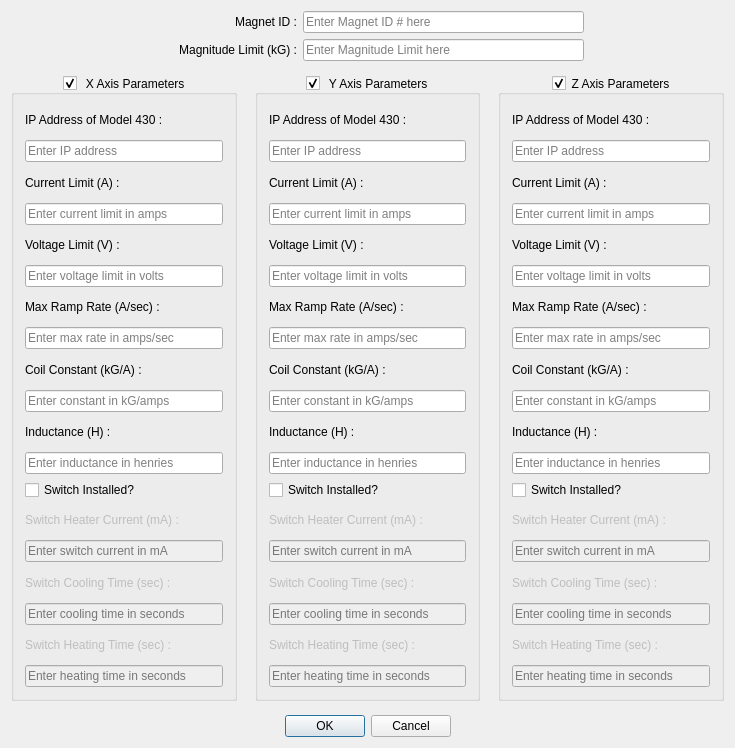
<?xml version="1.0" encoding="UTF-8"?>
<ui version="4.0">
 <class>MagnetParams</class>
 <widget class="QDialog" name="MagnetParams">
  <property name="geometry">
   <rect>
    <x>0</x>
    <y>0</y>
    <width>735</width>
    <height>748</height>
   </rect>
  </property>
  <property name="font">
   <font>
    <family>Segoe UI</family>
    <pointsize>9</pointsize>
   </font>
  </property>
  <property name="windowTitle">
   <string>Magnet Parameters and Limits</string>
  </property>
  <property name="modal">
   <bool>true</bool>
  </property>
  <layout class="QGridLayout" name="magnetParamsLayout">
   <property name="horizontalSpacing">
    <number>18</number>
   </property>
   <property name="verticalSpacing">
    <number>14</number>
   </property>
   <item row="2" column="1">
    <widget class="QDialogButtonBox" name="dialogButtonBox">
     <property name="orientation">
      <enum>Qt::Horizontal</enum>
     </property>
     <property name="standardButtons">
      <set>QDialogButtonBox::Cancel|QDialogButtonBox::Ok</set>
     </property>
     <property name="centerButtons">
      <bool>true</bool>
     </property>
    </widget>
   </item>
   <item row="0" column="0" colspan="3">
    <layout class="QGridLayout" name="gridLayout" columnstretch="1,1,2,1">
     <item row="0" column="0">
      <spacer name="horizontalSpacer_2">
       <property name="orientation">
        <enum>Qt::Horizontal</enum>
       </property>
       <property name="sizeHint" stdset="0">
        <size>
         <width>40</width>
         <height>20</height>
        </size>
       </property>
      </spacer>
     </item>
     <item row="0" column="1">
      <widget class="QLabel" name="magnetIDLabel">
       <property name="font">
        <font>
         <pointsize>9</pointsize>
        </font>
       </property>
       <property name="text">
        <string>Magnet ID :</string>
       </property>
       <property name="alignment">
        <set>Qt::AlignRight|Qt::AlignTrailing|Qt::AlignVCenter</set>
       </property>
      </widget>
     </item>
     <item row="0" column="2">
      <widget class="QLineEdit" name="magnetIDEdit">
       <property name="font">
        <font>
         <pointsize>9</pointsize>
        </font>
       </property>
       <property name="placeholderText">
        <string>Enter Magnet ID # here</string>
       </property>
      </widget>
     </item>
     <item row="0" column="3">
      <spacer name="horizontalSpacer">
       <property name="orientation">
        <enum>Qt::Horizontal</enum>
       </property>
       <property name="sizeHint" stdset="0">
        <size>
         <width>148</width>
         <height>20</height>
        </size>
       </property>
      </spacer>
     </item>
     <item row="1" column="0" colspan="2">
      <widget class="QLabel" name="magnitudeLimitLabel">
       <property name="font">
        <font>
         <pointsize>9</pointsize>
        </font>
       </property>
       <property name="text">
        <string>Magnitude Limit (kG) :</string>
       </property>
       <property name="alignment">
        <set>Qt::AlignRight|Qt::AlignTrailing|Qt::AlignVCenter</set>
       </property>
      </widget>
     </item>
     <item row="1" column="2">
      <widget class="QLineEdit" name="magnitudeLimitEdit">
       <property name="font">
        <font>
         <pointsize>9</pointsize>
        </font>
       </property>
       <property name="placeholderText">
        <string>Enter Magnitude Limit here</string>
       </property>
      </widget>
     </item>
    </layout>
   </item>
   <item row="1" column="0">
    <widget class="QGroupBox" name="xAxisGroupBox">
     <property name="font">
      <font>
       <pointsize>9</pointsize>
      </font>
     </property>
     <property name="title">
      <string> X Axis Parameters</string>
     </property>
     <property name="alignment">
      <set>Qt::AlignCenter</set>
     </property>
     <property name="checkable">
      <bool>true</bool>
     </property>
     <layout class="QVBoxLayout" name="xAxisParamsLayout">
      <item>
       <widget class="QLabel" name="xAxisIPLabel">
        <property name="font">
         <font>
          <pointsize>9</pointsize>
         </font>
        </property>
        <property name="text">
         <string>IP Address of Model 430 :</string>
        </property>
        <property name="wordWrap">
         <bool>false</bool>
        </property>
       </widget>
      </item>
      <item>
       <widget class="QLineEdit" name="xAxisIPValue">
        <property name="font">
         <font>
          <pointsize>9</pointsize>
         </font>
        </property>
        <property name="placeholderText">
         <string>Enter IP address</string>
        </property>
       </widget>
      </item>
      <item>
       <widget class="QLabel" name="xAxisCurrentLimitLabel">
        <property name="font">
         <font>
          <pointsize>9</pointsize>
         </font>
        </property>
        <property name="text">
         <string>Current Limit (A) :</string>
        </property>
        <property name="wordWrap">
         <bool>false</bool>
        </property>
       </widget>
      </item>
      <item>
       <widget class="QLineEdit" name="xAxisCurrentLimitValue">
        <property name="font">
         <font>
          <pointsize>9</pointsize>
         </font>
        </property>
        <property name="placeholderText">
         <string>Enter current limit in amps</string>
        </property>
       </widget>
      </item>
      <item>
       <widget class="QLabel" name="xAxisVoltageLimitLabel">
        <property name="font">
         <font>
          <pointsize>9</pointsize>
         </font>
        </property>
        <property name="text">
         <string>Voltage Limit (V) :</string>
        </property>
        <property name="wordWrap">
         <bool>false</bool>
        </property>
       </widget>
      </item>
      <item>
       <widget class="QLineEdit" name="xAxisVoltageLimitValue">
        <property name="font">
         <font>
          <pointsize>9</pointsize>
         </font>
        </property>
        <property name="placeholderText">
         <string>Enter voltage limit in volts</string>
        </property>
       </widget>
      </item>
      <item>
       <widget class="QLabel" name="xAxisMaxRampRateLabel">
        <property name="font">
         <font>
          <pointsize>9</pointsize>
         </font>
        </property>
        <property name="text">
         <string>Max Ramp Rate (A/sec) :</string>
        </property>
        <property name="wordWrap">
         <bool>false</bool>
        </property>
       </widget>
      </item>
      <item>
       <widget class="QLineEdit" name="xAxisMaxRampRateValue">
        <property name="font">
         <font>
          <pointsize>9</pointsize>
         </font>
        </property>
        <property name="placeholderText">
         <string>Enter max rate in amps/sec</string>
        </property>
       </widget>
      </item>
      <item>
       <widget class="QLabel" name="xAxisCoilConstLabel">
        <property name="font">
         <font>
          <pointsize>9</pointsize>
         </font>
        </property>
        <property name="text">
         <string>Coil Constant (kG/A) :</string>
        </property>
        <property name="wordWrap">
         <bool>false</bool>
        </property>
       </widget>
      </item>
      <item>
       <widget class="QLineEdit" name="xAxisCoilConstValue">
        <property name="font">
         <font>
          <pointsize>9</pointsize>
         </font>
        </property>
        <property name="placeholderText">
         <string>Enter constant in kG/amps</string>
        </property>
       </widget>
      </item>
      <item>
       <widget class="QLabel" name="xAxisInductanceLabel">
        <property name="font">
         <font>
          <pointsize>9</pointsize>
         </font>
        </property>
        <property name="text">
         <string>Inductance (H) :</string>
        </property>
        <property name="wordWrap">
         <bool>false</bool>
        </property>
       </widget>
      </item>
      <item>
       <widget class="QLineEdit" name="xAxisInductanceValue">
        <property name="font">
         <font>
          <pointsize>9</pointsize>
         </font>
        </property>
        <property name="placeholderText">
         <string>Enter inductance in henries</string>
        </property>
       </widget>
      </item>
      <item>
       <widget class="QCheckBox" name="xAxisSwitchInstalledButton">
        <property name="font">
         <font>
          <pointsize>9</pointsize>
         </font>
        </property>
        <property name="text">
         <string>Switch Installed?</string>
        </property>
       </widget>
      </item>
      <item>
       <widget class="QLabel" name="xAxisSwitchCurrentLabel">
        <property name="enabled">
         <bool>false</bool>
        </property>
        <property name="font">
         <font>
          <pointsize>9</pointsize>
         </font>
        </property>
        <property name="text">
         <string>Switch Heater Current (mA) :</string>
        </property>
        <property name="wordWrap">
         <bool>false</bool>
        </property>
       </widget>
      </item>
      <item>
       <widget class="QLineEdit" name="xAxisSwitchCurrentValue">
        <property name="enabled">
         <bool>false</bool>
        </property>
        <property name="font">
         <font>
          <pointsize>9</pointsize>
         </font>
        </property>
        <property name="placeholderText">
         <string>Enter switch current in mA</string>
        </property>
       </widget>
      </item>
      <item>
       <widget class="QLabel" name="xAxisSwitchCoolTimeLabel">
        <property name="enabled">
         <bool>false</bool>
        </property>
        <property name="font">
         <font>
          <pointsize>9</pointsize>
         </font>
        </property>
        <property name="text">
         <string>Switch Cooling Time (sec) :</string>
        </property>
        <property name="wordWrap">
         <bool>false</bool>
        </property>
       </widget>
      </item>
      <item>
       <widget class="QLineEdit" name="xAxisSwitchCoolTimeValue">
        <property name="enabled">
         <bool>false</bool>
        </property>
        <property name="font">
         <font>
          <pointsize>9</pointsize>
         </font>
        </property>
        <property name="placeholderText">
         <string>Enter cooling time in seconds</string>
        </property>
       </widget>
      </item>
      <item>
       <widget class="QLabel" name="xAxisSwitchHeatTimeLabel">
        <property name="enabled">
         <bool>false</bool>
        </property>
        <property name="font">
         <font>
          <pointsize>9</pointsize>
         </font>
        </property>
        <property name="text">
         <string>Switch Heating Time (sec) :</string>
        </property>
        <property name="wordWrap">
         <bool>false</bool>
        </property>
       </widget>
      </item>
      <item>
       <widget class="QLineEdit" name="xAxisSwitchHeatTimeValue">
        <property name="enabled">
         <bool>false</bool>
        </property>
        <property name="font">
         <font>
          <pointsize>9</pointsize>
         </font>
        </property>
        <property name="placeholderText">
         <string>Enter heating time in seconds</string>
        </property>
       </widget>
      </item>
     </layout>
    </widget>
   </item>
   <item row="1" column="2">
    <widget class="QGroupBox" name="zAxisGroupBox">
     <property name="font">
      <font>
       <pointsize>9</pointsize>
      </font>
     </property>
     <property name="title">
      <string>Z Axis Parameters</string>
     </property>
     <property name="alignment">
      <set>Qt::AlignCenter</set>
     </property>
     <property name="flat">
      <bool>false</bool>
     </property>
     <property name="checkable">
      <bool>true</bool>
     </property>
     <layout class="QVBoxLayout" name="zAxisParamsLayout">
      <item>
       <widget class="QLabel" name="zAxisIPLabel">
        <property name="font">
         <font>
          <pointsize>9</pointsize>
         </font>
        </property>
        <property name="text">
         <string>IP Address of Model 430 :</string>
        </property>
        <property name="wordWrap">
         <bool>false</bool>
        </property>
       </widget>
      </item>
      <item>
       <widget class="QLineEdit" name="zAxisIPValue">
        <property name="font">
         <font>
          <pointsize>9</pointsize>
         </font>
        </property>
        <property name="placeholderText">
         <string>Enter IP address</string>
        </property>
       </widget>
      </item>
      <item>
       <widget class="QLabel" name="zAxisCurrentLimitLabel">
        <property name="font">
         <font>
          <pointsize>9</pointsize>
         </font>
        </property>
        <property name="text">
         <string>Current Limit (A) :</string>
        </property>
        <property name="wordWrap">
         <bool>false</bool>
        </property>
       </widget>
      </item>
      <item>
       <widget class="QLineEdit" name="zAxisCurrentLimitValue">
        <property name="font">
         <font>
          <pointsize>9</pointsize>
         </font>
        </property>
        <property name="placeholderText">
         <string>Enter current limit in amps</string>
        </property>
       </widget>
      </item>
      <item>
       <widget class="QLabel" name="zAxisVoltageLimitLabel">
        <property name="font">
         <font>
          <pointsize>9</pointsize>
         </font>
        </property>
        <property name="text">
         <string>Voltage Limit (V) :</string>
        </property>
        <property name="wordWrap">
         <bool>false</bool>
        </property>
       </widget>
      </item>
      <item>
       <widget class="QLineEdit" name="zAxisVoltageLimitValue">
        <property name="font">
         <font>
          <pointsize>9</pointsize>
         </font>
        </property>
        <property name="placeholderText">
         <string>Enter voltage limit in volts</string>
        </property>
       </widget>
      </item>
      <item>
       <widget class="QLabel" name="zAxisMaxRampRateLabel">
        <property name="font">
         <font>
          <pointsize>9</pointsize>
         </font>
        </property>
        <property name="text">
         <string>Max Ramp Rate (A/sec) :</string>
        </property>
        <property name="wordWrap">
         <bool>false</bool>
        </property>
       </widget>
      </item>
      <item>
       <widget class="QLineEdit" name="zAxisMaxRampRateValue">
        <property name="font">
         <font>
          <pointsize>9</pointsize>
         </font>
        </property>
        <property name="placeholderText">
         <string>Enter max rate in amps/sec</string>
        </property>
       </widget>
      </item>
      <item>
       <widget class="QLabel" name="zAxisCoilConstLabel">
        <property name="font">
         <font>
          <pointsize>9</pointsize>
         </font>
        </property>
        <property name="text">
         <string>Coil Constant (kG/A) :</string>
        </property>
        <property name="wordWrap">
         <bool>false</bool>
        </property>
       </widget>
      </item>
      <item>
       <widget class="QLineEdit" name="zAxisCoilConstValue">
        <property name="font">
         <font>
          <pointsize>9</pointsize>
         </font>
        </property>
        <property name="placeholderText">
         <string>Enter constant in kG/amps</string>
        </property>
       </widget>
      </item>
      <item>
       <widget class="QLabel" name="zAxisInductanceLabel">
        <property name="font">
         <font>
          <pointsize>9</pointsize>
         </font>
        </property>
        <property name="text">
         <string>Inductance (H) :</string>
        </property>
        <property name="wordWrap">
         <bool>false</bool>
        </property>
       </widget>
      </item>
      <item>
       <widget class="QLineEdit" name="zAxisInductanceValue">
        <property name="font">
         <font>
          <pointsize>9</pointsize>
         </font>
        </property>
        <property name="placeholderText">
         <string>Enter inductance in henries</string>
        </property>
       </widget>
      </item>
      <item>
       <widget class="QCheckBox" name="zAxisSwitchInstalledButton">
        <property name="font">
         <font>
          <pointsize>9</pointsize>
         </font>
        </property>
        <property name="text">
         <string>Switch Installed?</string>
        </property>
       </widget>
      </item>
      <item>
       <widget class="QLabel" name="zAxisSwitchCurrentLabel">
        <property name="enabled">
         <bool>false</bool>
        </property>
        <property name="font">
         <font>
          <pointsize>9</pointsize>
         </font>
        </property>
        <property name="text">
         <string>Switch Heater Current (mA) :</string>
        </property>
        <property name="wordWrap">
         <bool>false</bool>
        </property>
       </widget>
      </item>
      <item>
       <widget class="QLineEdit" name="zAxisSwitchCurrentValue">
        <property name="enabled">
         <bool>false</bool>
        </property>
        <property name="font">
         <font>
          <pointsize>9</pointsize>
         </font>
        </property>
        <property name="placeholderText">
         <string>Enter switch current in mA</string>
        </property>
       </widget>
      </item>
      <item>
       <widget class="QLabel" name="zAxisSwitchCoolTimeLabel">
        <property name="enabled">
         <bool>false</bool>
        </property>
        <property name="font">
         <font>
          <pointsize>9</pointsize>
         </font>
        </property>
        <property name="text">
         <string>Switch Cooling Time (sec) :</string>
        </property>
        <property name="wordWrap">
         <bool>false</bool>
        </property>
       </widget>
      </item>
      <item>
       <widget class="QLineEdit" name="zAxisSwitchCoolTimeValue">
        <property name="enabled">
         <bool>false</bool>
        </property>
        <property name="font">
         <font>
          <pointsize>9</pointsize>
         </font>
        </property>
        <property name="placeholderText">
         <string>Enter cooling time in seconds</string>
        </property>
       </widget>
      </item>
      <item>
       <widget class="QLabel" name="zAxisSwitchHeatTimeLabel">
        <property name="enabled">
         <bool>false</bool>
        </property>
        <property name="font">
         <font>
          <pointsize>9</pointsize>
         </font>
        </property>
        <property name="text">
         <string>Switch Heating Time (sec) :</string>
        </property>
        <property name="wordWrap">
         <bool>false</bool>
        </property>
       </widget>
      </item>
      <item>
       <widget class="QLineEdit" name="zAxisSwitchHeatTimeValue">
        <property name="enabled">
         <bool>false</bool>
        </property>
        <property name="font">
         <font>
          <pointsize>9</pointsize>
         </font>
        </property>
        <property name="placeholderText">
         <string>Enter heating time in seconds</string>
        </property>
       </widget>
      </item>
     </layout>
    </widget>
   </item>
   <item row="1" column="1">
    <widget class="QGroupBox" name="yAxisGroupBox">
     <property name="font">
      <font>
       <pointsize>9</pointsize>
      </font>
     </property>
     <property name="title">
      <string> Y Axis Parameters</string>
     </property>
     <property name="alignment">
      <set>Qt::AlignCenter</set>
     </property>
     <property name="checkable">
      <bool>true</bool>
     </property>
     <layout class="QVBoxLayout" name="yAxisParamsLayout">
      <item>
       <widget class="QLabel" name="yAxisIPLabel">
        <property name="font">
         <font>
          <pointsize>9</pointsize>
         </font>
        </property>
        <property name="text">
         <string>IP Address of Model 430 :</string>
        </property>
        <property name="wordWrap">
         <bool>false</bool>
        </property>
       </widget>
      </item>
      <item>
       <widget class="QLineEdit" name="yAxisIPValue">
        <property name="font">
         <font>
          <pointsize>9</pointsize>
         </font>
        </property>
        <property name="placeholderText">
         <string>Enter IP address</string>
        </property>
       </widget>
      </item>
      <item>
       <widget class="QLabel" name="yAxisCurrentLimitLabel">
        <property name="font">
         <font>
          <pointsize>9</pointsize>
         </font>
        </property>
        <property name="text">
         <string>Current Limit (A) :</string>
        </property>
        <property name="wordWrap">
         <bool>false</bool>
        </property>
       </widget>
      </item>
      <item>
       <widget class="QLineEdit" name="yAxisCurrentLimitValue">
        <property name="font">
         <font>
          <pointsize>9</pointsize>
         </font>
        </property>
        <property name="placeholderText">
         <string>Enter current limit in amps</string>
        </property>
       </widget>
      </item>
      <item>
       <widget class="QLabel" name="yAxisVoltageLimitLabel">
        <property name="font">
         <font>
          <pointsize>9</pointsize>
         </font>
        </property>
        <property name="text">
         <string>Voltage Limit (V) :</string>
        </property>
        <property name="wordWrap">
         <bool>false</bool>
        </property>
       </widget>
      </item>
      <item>
       <widget class="QLineEdit" name="yAxisVoltageLimitValue">
        <property name="font">
         <font>
          <pointsize>9</pointsize>
         </font>
        </property>
        <property name="placeholderText">
         <string>Enter voltage limit in volts</string>
        </property>
       </widget>
      </item>
      <item>
       <widget class="QLabel" name="yAxisMaxRampRateLabel">
        <property name="font">
         <font>
          <pointsize>9</pointsize>
         </font>
        </property>
        <property name="text">
         <string>Max Ramp Rate (A/sec) :</string>
        </property>
        <property name="wordWrap">
         <bool>false</bool>
        </property>
       </widget>
      </item>
      <item>
       <widget class="QLineEdit" name="yAxisMaxRampRateValue">
        <property name="font">
         <font>
          <pointsize>9</pointsize>
         </font>
        </property>
        <property name="placeholderText">
         <string>Enter max rate in amps/sec</string>
        </property>
       </widget>
      </item>
      <item>
       <widget class="QLabel" name="yAxisCoilConstLabel">
        <property name="font">
         <font>
          <pointsize>9</pointsize>
         </font>
        </property>
        <property name="text">
         <string>Coil Constant (kG/A) :</string>
        </property>
        <property name="wordWrap">
         <bool>false</bool>
        </property>
       </widget>
      </item>
      <item>
       <widget class="QLineEdit" name="yAxisCoilConstValue">
        <property name="font">
         <font>
          <pointsize>9</pointsize>
         </font>
        </property>
        <property name="placeholderText">
         <string>Enter constant in kG/amps</string>
        </property>
       </widget>
      </item>
      <item>
       <widget class="QLabel" name="yAxisInductanceLabel">
        <property name="font">
         <font>
          <pointsize>9</pointsize>
         </font>
        </property>
        <property name="text">
         <string>Inductance (H) :</string>
        </property>
        <property name="wordWrap">
         <bool>false</bool>
        </property>
       </widget>
      </item>
      <item>
       <widget class="QLineEdit" name="yAxisInductanceValue">
        <property name="font">
         <font>
          <pointsize>9</pointsize>
         </font>
        </property>
        <property name="placeholderText">
         <string>Enter inductance in henries</string>
        </property>
       </widget>
      </item>
      <item>
       <widget class="QCheckBox" name="yAxisSwitchInstalledButton">
        <property name="font">
         <font>
          <pointsize>9</pointsize>
         </font>
        </property>
        <property name="text">
         <string>Switch Installed?</string>
        </property>
       </widget>
      </item>
      <item>
       <widget class="QLabel" name="yAxisSwitchCurrentLabel">
        <property name="enabled">
         <bool>false</bool>
        </property>
        <property name="font">
         <font>
          <pointsize>9</pointsize>
         </font>
        </property>
        <property name="text">
         <string>Switch Heater Current (mA) :</string>
        </property>
        <property name="wordWrap">
         <bool>false</bool>
        </property>
       </widget>
      </item>
      <item>
       <widget class="QLineEdit" name="yAxisSwitchCurrentValue">
        <property name="enabled">
         <bool>false</bool>
        </property>
        <property name="font">
         <font>
          <pointsize>9</pointsize>
         </font>
        </property>
        <property name="placeholderText">
         <string>Enter switch current in mA</string>
        </property>
       </widget>
      </item>
      <item>
       <widget class="QLabel" name="yAxisSwitchCoolTimeLabel">
        <property name="enabled">
         <bool>false</bool>
        </property>
        <property name="font">
         <font>
          <pointsize>9</pointsize>
         </font>
        </property>
        <property name="text">
         <string>Switch Cooling Time (sec) :</string>
        </property>
        <property name="wordWrap">
         <bool>false</bool>
        </property>
       </widget>
      </item>
      <item>
       <widget class="QLineEdit" name="yAxisSwitchCoolTimeValue">
        <property name="enabled">
         <bool>false</bool>
        </property>
        <property name="font">
         <font>
          <pointsize>9</pointsize>
         </font>
        </property>
        <property name="placeholderText">
         <string>Enter cooling time in seconds</string>
        </property>
       </widget>
      </item>
      <item>
       <widget class="QLabel" name="yAxisSwitchHeatTimeLabel">
        <property name="enabled">
         <bool>false</bool>
        </property>
        <property name="font">
         <font>
          <pointsize>9</pointsize>
         </font>
        </property>
        <property name="text">
         <string>Switch Heating Time (sec) :</string>
        </property>
        <property name="wordWrap">
         <bool>false</bool>
        </property>
       </widget>
      </item>
      <item>
       <widget class="QLineEdit" name="yAxisSwitchHeatTimeValue">
        <property name="enabled">
         <bool>false</bool>
        </property>
        <property name="font">
         <font>
          <pointsize>9</pointsize>
         </font>
        </property>
        <property name="placeholderText">
         <string>Enter heating time in seconds</string>
        </property>
       </widget>
      </item>
     </layout>
    </widget>
   </item>
  </layout>
 </widget>
 <layoutdefault spacing="6" margin="11"/>
 <resources/>
 <connections>
  <connection>
   <sender>dialogButtonBox</sender>
   <signal>clicked(QAbstractButton*)</signal>
   <receiver>MagnetParams</receiver>
   <slot>dialogButtonClicked(QAbstractButton*)</slot>
   <hints>
    <hint type="sourcelabel">
     <x>333</x>
     <y>718</y>
    </hint>
    <hint type="destinationlabel">
     <x>234</x>
     <y>711</y>
    </hint>
   </hints>
  </connection>
  <connection>
   <sender>xAxisSwitchInstalledButton</sender>
   <signal>clicked(bool)</signal>
   <receiver>MagnetParams</receiver>
   <slot>switchConfigClicked(bool)</slot>
   <hints>
    <hint type="sourcelabel">
     <x>100</x>
     <y>487</y>
    </hint>
    <hint type="destinationlabel">
     <x>81</x>
     <y>24</y>
    </hint>
   </hints>
  </connection>
  <connection>
   <sender>yAxisSwitchInstalledButton</sender>
   <signal>clicked(bool)</signal>
   <receiver>MagnetParams</receiver>
   <slot>switchConfigClicked(bool)</slot>
   <hints>
    <hint type="sourcelabel">
     <x>332</x>
     <y>488</y>
    </hint>
    <hint type="destinationlabel">
     <x>129</x>
     <y>18</y>
    </hint>
   </hints>
  </connection>
  <connection>
   <sender>zAxisSwitchInstalledButton</sender>
   <signal>clicked(bool)</signal>
   <receiver>MagnetParams</receiver>
   <slot>switchConfigClicked(bool)</slot>
   <hints>
    <hint type="sourcelabel">
     <x>581</x>
     <y>483</y>
    </hint>
    <hint type="destinationlabel">
     <x>642</x>
     <y>32</y>
    </hint>
   </hints>
  </connection>
  <connection>
   <sender>xAxisGroupBox</sender>
   <signal>clicked(bool)</signal>
   <receiver>MagnetParams</receiver>
   <slot>actionActivate(bool)</slot>
   <hints>
    <hint type="sourcelabel">
     <x>149</x>
     <y>98</y>
    </hint>
    <hint type="destinationlabel">
     <x>97</x>
     <y>729</y>
    </hint>
   </hints>
  </connection>
  <connection>
   <sender>yAxisGroupBox</sender>
   <signal>clicked(bool)</signal>
   <receiver>MagnetParams</receiver>
   <slot>actionActivate(bool)</slot>
   <hints>
    <hint type="sourcelabel">
     <x>382</x>
     <y>100</y>
    </hint>
    <hint type="destinationlabel">
     <x>540</x>
     <y>708</y>
    </hint>
   </hints>
  </connection>
  <connection>
   <sender>zAxisGroupBox</sender>
   <signal>clicked(bool)</signal>
   <receiver>MagnetParams</receiver>
   <slot>actionActivate(bool)</slot>
   <hints>
    <hint type="sourcelabel">
     <x>632</x>
     <y>98</y>
    </hint>
    <hint type="destinationlabel">
     <x>605</x>
     <y>725</y>
    </hint>
   </hints>
  </connection>
 </connections>
 <slots>
  <slot>dialogButtonClicked(QAbstractButton*)</slot>
  <slot>switchConfigClicked(bool)</slot>
  <slot>actionActivate(bool)</slot>
 </slots>
</ui>
